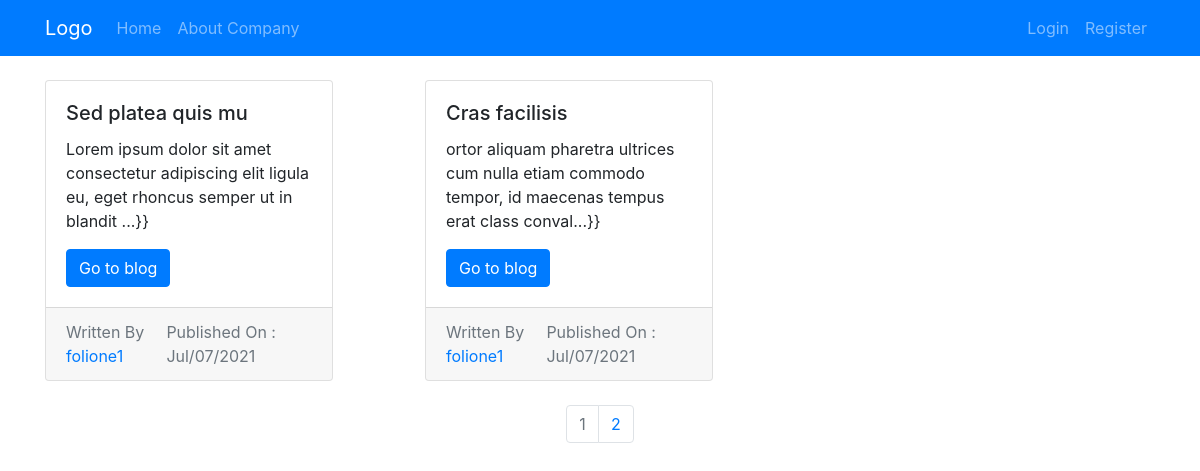
The page / on the database its author committed.
### main_content/models.py (models this page shows, shortened)
class Blog(db.Model):
  __tablename__ = 'blogs'
  user = db.relationship(User)
  id = db.Column(db.Integer, primary_key=True)
  title = db.Column(db.String(64))
  description = db.Column(db.Text,nullable=False)
  user_id = db.Column(db.Integer,db.ForeignKey('users.id'), nullable=False)
  created_at = db.Column(db.DateTime, nullable=False, default=datetime.utcnow)

class User(db.Model,UserMixin):
  __tablename__ = 'users'
  id = db.Column(db.Integer, primary_key=True)
  profile_image = db.Column(db.String(64), nullable=False, default='default.png')
  email = db.Column(db.String(64),unique=True,index=True)
  username = db.Column(db.String(64),unique=True,index=True)
  password_hash = db.Column(db.String(128))
  posts = db.relationship('Blog', backref='author', lazy=True)

### main_content/core/views.py (the view)
@core.route('/')
def index():
  page = request.args.get('page', 1, type=int)
  blog_posts = Blog.query.order_by(Blog.created_at.desc()).paginate(page=page, per_page=2)
  return render_template('index.html',blog_posts=blog_posts)

### main_content/templates/index.html (shortened to what this page needs)
{% extends "base.html" %}
{% block content %}
    <div class="row my-4 py-y">
      {%for blog in blog_posts.items%}
      <div class="col-sm-4">
        <div class="card" style="width: 18rem;">
          <div class="card-body">
            <h5 class="card-title">{{blog.title}}</h5>
            <p class="card-text">{{blog.description[:100] }}...}}</p>
            <a href="{{url_for('blogs.show_blog', blog_id=blog.id) }}" class="btn btn-primary">Go to blog</a>
          </div>
          <div class="card-footer text-muted d-flex justify-content-between">
            <div class="">
              Written By <a href="{{url_for('users.user_posts', username=blog.author.username) }}">{{blog.author.username}}</a>
            </div>
            <div class="">
              Published On : {{blog.created_at.strftime('%b/%m/%Y')}}
            </div>
          </div>
        </div>
      </div>
      {% endfor%}
    </div>
    <nav aria-label="Page navigation example">
      <ul class="pagination justify-content-center">
        {% for page_num in blog_posts.iter_pages(left_edge=1, right_edge=1, left_current=1, right_current=2) %}
           {% if blog_posts.page == page_num %}
           <li class="page-item disabled">
             <a class="page-link" href="{{ url_for('core.index', page=page_num) }}">{{ page_num }}</a></li>
           {% else %}
             <li class="page-item"><a class="page-link" href="{{ url_for('core.index', page=page_num) }}">{{ page_num }}</a></li>
           {% endif %}
       {% endfor %}
     </nav>
{% endblock %}

### rows shown on the page
Blog: title "Sed platea quis mu", description "Lorem ipsum dolor sit amet consectetur adipiscing elit ligula eu, eget rhoncus semper ut in blandit", author.username "folione1", created_at "Jul/07/2021"
Blog: title "Cras facilisis", description "ortor aliquam pharetra ultrices cum nulla etiam commodo tempor, id maecenas tempus erat class conval", author.username "folione1", created_at "Jul/07/2021"

### other values the page prints
{{ page_num }} "1"
{{ page_num }} "2"
